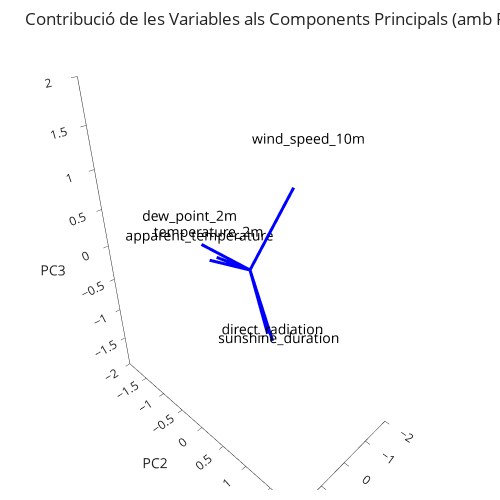

The code cell stored with this chart in its notebook:
### Code cell
import plotly.graph_objects as go
import numpy as np

features = X.columns
loadings = pca.components_.T[:, :3]

# Paràmetres visuals
arrow_scale = 1.5  # Escalem els vectors perquè es separin més
arrow_head_ratio = 0.08
label_offset = 1.25  # Distància del text respecte del vector

lines = []
arrow_heads = []
texts = []

for i, feature in enumerate(features):
    x, y, z = loadings[i, 0]*arrow_scale, loadings[i, 1]*arrow_scale, loadings[i, 2]*arrow_scale

    # Cos del vector
    lines.append(
        go.Scatter3d(
            x=[0, x],
            y=[0, y],
            z=[0, z],
            mode='lines',
            line=dict(color='blue', width=6),
            showlegend=False
        )
    )

    # Simulació de la punta de fletxa
    hx, hy, hz = x * (1 - arrow_head_ratio), y * (1 - arrow_head_ratio), z * (1 - arrow_head_ratio)
    arrow_heads.append(
        go.Scatter3d(
            x=[hx, x],
            y=[hy, y],
            z=[hz, z],
            mode='lines',
            line=dict(color='blue', width=2),
            showlegend=False
        )
    )

    # Etiquetes
    texts.append(
        go.Scatter3d(
            x=[x * label_offset],
            y=[y * label_offset],
            z=[z * label_offset],
            mode='text',
            text=[feature],
            textfont=dict(size=14, color='black'),
            showlegend=False
        )
    )

# Crear la figura
fig = go.Figure(data=lines + arrow_heads + texts)

# Configuració estètica
fig.update_layout(
    scene=dict(
        xaxis=dict(title='PC1', range=[-2, 2]),
        yaxis=dict(title='PC2', range=[-2, 2]),
        zaxis=dict(title='PC3', range=[-2, 2])
    ),
    title='Contribució de les Variables als Components Principals (amb Fletxes)',
    margin=dict(l=10, r=10, b=10, t=50),
    template='simple_white',
    width=500,
    height=500
)

fig.show()

### Figure 1 — Plotly figure (JSON) as saved in the notebook; plotly's stock layout.template omitted (floating-point values rounded to 4 significant figures)
{"data": [{"line": {"color": "blue", "width": 6}, "mode": "lines", "showlegend": false, "type": "scatter3d", "x": [0, 0.7764], "y": [0, -0.2318], "z": [0, 0.2441]}, {"line": {"color": "blue", "width": 6}, "mode": "lines", "showlegend": false, "type": "scatter3d", "x": [0, 0.7588], "y": [0, -0.3986], "z": [0, 0.1395]}, {"line": {"color": "blue", "width": 6}, "mode": "lines", "showlegend": false, "type": "scatter3d", "x": [0, 0.1042], "y": [0, 0.7831], "z": [0, 1.263]}, {"line": {"color": "blue", "width": 6}, "mode": "lines", "showlegend": false, "type": "scatter3d", "x": [0, 0.5431], "y": [0, 0.7441], "z": [0, -0.5506]}, {"line": {"color": "blue", "width": 6}, "mode": "lines", "showlegend": false, "type": "scatter3d", "x": [0, 0.601], "y": [0, 0.6755], "z": [0, -0.4648]}, {"line": {"color": "blue", "width": 6}, "mode": "lines", "showlegend": false, "type": "scatter3d", "x": [0, 0.6359], "y": [0, -0.6437], "z": [0, 0.238]}, {"line": {"color": "blue", "width": 2}, "mode": "lines", "showlegend": false, "type": "scatter3d", "x": [0.7143, 0.7764], "y": [-0.2132, -0.2318], "z": [0.2246, 0.2441]}, {"line": {"color": "blue", "width": 2}, "mode": "lines", "showlegend": false, "type": "scatter3d", "x": [0.6981, 0.7588], "y": [-0.3667, -0.3986], "z": [0.1283, 0.1395]}, {"line": {"color": "blue", "width": 2}, "mode": "lines", "showlegend": false, "type": "scatter3d", "x": [0.0959, 0.1042], "y": [0.7204, 0.7831], "z": [1.162, 1.263]}, {"line": {"color": "blue", "width": 2}, "mode": "lines", "showlegend": false, "type": "scatter3d", "x": [0.4996, 0.5431], "y": [0.6845, 0.7441], "z": [-0.5066, -0.5506]}, {"line": {"color": "blue", "width": 2}, "mode": "lines", "showlegend": false, "type": "scatter3d", "x": [0.5529, 0.601], "y": [0.6214, 0.6755], "z": [-0.4276, -0.4648]}, {"line": {"color": "blue", "width": 2}, "mode": "lines", "showlegend": false, "type": "scatter3d", "x": [0.585, 0.6359], "y": [-0.5922, -0.6437], "z": [0.2189, 0.238]}, {"mode": "text", "showlegend": false, "text": ["temperature_2m"], "textfont": {"color": "black", "size": 14}, "type": "scatter3d", "x": [0.9705], "y": [-0.2897], "z": [0.3051]}, {"mode": "text", "showlegend": false, "text": ["apparent_temperature"], "textfont": {"color": "black", "size": 14}, "type": "scatter3d", "x": [0.9485], "y": [-0.4982], "z": [0.1744]}, {"mode": "text", "showlegend": false, "text": ["wind_speed_10m"], "textfont": {"color": "black", "size": 14}, "type": "scatter3d", "x": [0.1303], "y": [0.9788], "z": [1.579]}, {"mode": "text", "showlegend": false, "text": ["sunshine_duration"], "textfont": {"color": "black", "size": 14}, "type": "scatter3d", "x": [0.6789], "y": [0.9301], "z": [-0.6883]}, {"mode": "text", "showlegend": false, "text": ["direct_radiation"], "textfont": {"color": "black", "size": 14}, "type": "scatter3d", "x": [0.7513], "y": [0.8443], "z": [-0.5809]}, {"mode": "text", "showlegend": false, "text": ["dew_point_2m"], "textfont": {"color": "black", "size": 14}, "type": "scatter3d", "x": [0.7949], "y": [-0.8046], "z": [0.2975]}], "layout": {"height": 500, "margin": {"b": 10, "l": 10, "r": 10, "t": 50}, "scene": {"xaxis": {"range": [-2, 2], "title": {"text": "PC1"}}, "yaxis": {"range": [-2, 2], "title": {"text": "PC2"}}, "zaxis": {"range": [-2, 2], "title": {"text": "PC3"}}}, "title": {"text": "Contribució de les Variables als Components Principals (amb Fletxes)"}, "width": 500}}
